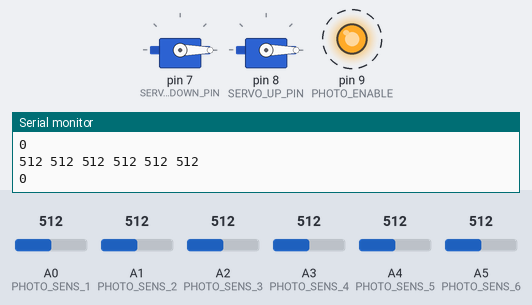
The sketch below on a simulated Arduino Uno, built with avr-gcc and run on an emulated ATmega328P. Shown: 2 × servo, output pins drawn as LEDs (lit = HIGH), the last lines printed to the serial monitor. Dashed ring = blinking. Inputs (shaded band) come from the test bench; at power-on: A0 (PHOTO_SENS_1) = 512, A1 (PHOTO_SENS_2) = 512, A2 (PHOTO_SENS_3) = 512, A3 (PHOTO_SENS_4) = 512, A4 (PHOTO_SENS_5) = 512, A5 (PHOTO_SENS_6) = 512.

Above: at 2.8 s.
2.9 s: A0 (PHOTO_SENS_1) set to 520
At 5.7 s:
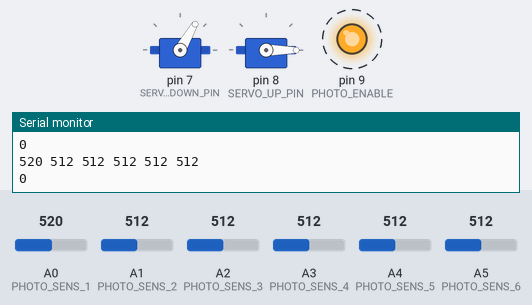
8.9 s: A1 (PHOTO_SENS_2) set to 527
At 11.2 s:
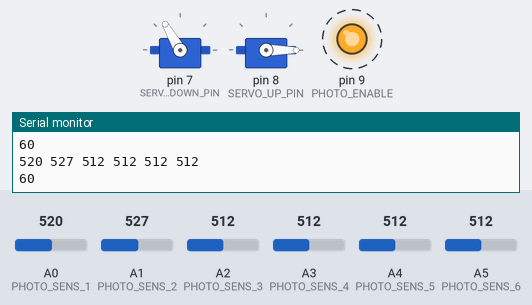
14.9 s: A2 (PHOTO_SENS_3) set to 523
At 17.6 s:
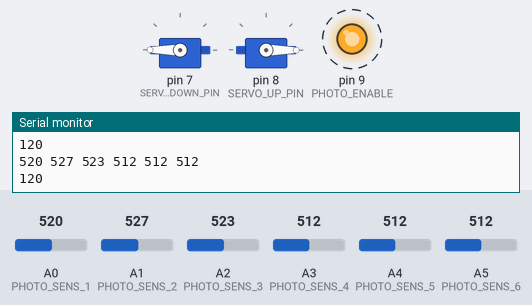
20.9 s: A3 (PHOTO_SENS_4) set to 716
At 23.9 s:
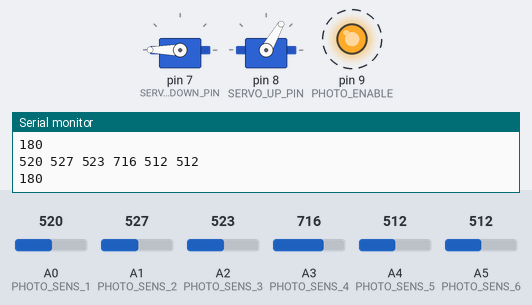
26.9 s: A4 (PHOTO_SENS_5) set to 716
At 29.3 s:
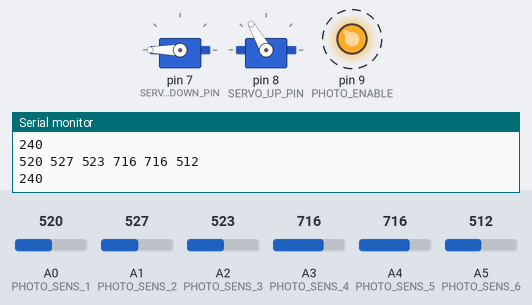
32.9 s: A4 (PHOTO_SENS_5) set to 306
At 35.8 s:
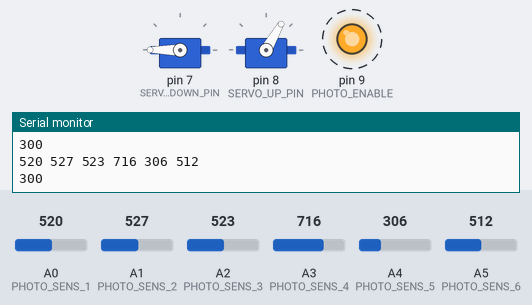
Timing chart, 0 to 39.8 s (numbered marks = the images above; inputs shaded):
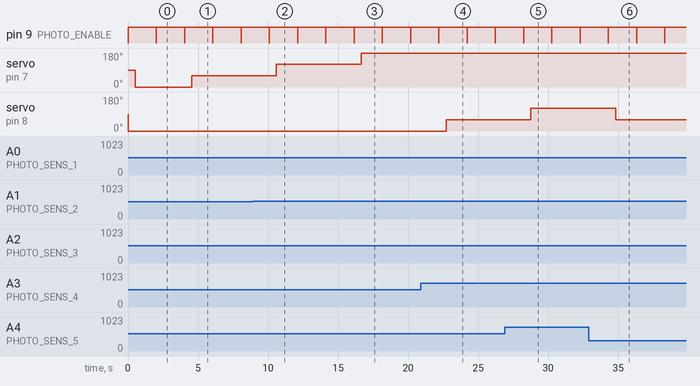

The sketch:

AutoSolarPanel.ino
```cpp
#define PHOTO_SENS_1 A0
#define PHOTO_SENS_2 A1
#define PHOTO_SENS_3 A2
#define PHOTO_SENS_4 A3
#define PHOTO_SENS_5 A4
#define PHOTO_SENS_6 A5

#define PHOTO_ENABLE 9

#define SERVO_DOWN_PIN 7
#define SERVO_UP_PIN 8

int sens_1, sens_2, sens_3, sens_4, sens_5, sens_6;

#include <Servo.h>

Servo servo_down;
Servo servo_up;
int pos_up = 0;
int pos_down = 0;

int need_pos = 0;

void setup() {
 Serial.begin(115200);
pinMode(PHOTO_SENS_1, INPUT_PULLUP);
pinMode(PHOTO_SENS_2, INPUT_PULLUP);
pinMode(PHOTO_SENS_3, INPUT_PULLUP);
pinMode(PHOTO_SENS_4, INPUT_PULLUP);

pinMode(PHOTO_SENS_5, INPUT_PULLUP);
pinMode(PHOTO_SENS_6, INPUT_PULLUP);

pinMode(PHOTO_ENABLE, OUTPUT);
digitalWrite(PHOTO_ENABLE, HIGH);

servo_down.attach(SERVO_DOWN_PIN);
servo_up.attach(SERVO_UP_PIN);
}

void loop() {
 get_sens_data();
debug_print();
calc_pos();
rotate_servo(); // TODO!!! map values,
delay(1000);
}

void rotate_servo()
{
  if(need_pos>180)
  {
    servo_down.write(180);
    delay(500);
    servo_up.write(need_pos-180);
    delay(500);
  }
  else
  {
    servo_up.write(0);
    delay(500);
    servo_down.write(need_pos);
    delay(500);
  }
}

int max_value;

void calc_pos(void)
{
  max_value = max_val(sens_1,sens_2,sens_3,sens_4,sens_5,sens_6);
  if(max_value==sens_1)
  {
    need_pos = 0;
    return;
  }
  if(max_value==sens_2)
  {
    need_pos = 60;
    return;
  }
  if(max_value==sens_3)
  {
    need_pos = 120;
    return;
  }
  if(max_value==sens_4)
  {
    need_pos = 180;
    return;
  }
  if(max_value==sens_5)
  {
    need_pos = 240;
    return;
  }
  if(max_value==sens_6)
  {
    need_pos = 300;
    return;
  }
}

int max_val(int s1, int s2, int s3, int s4, int s5, int s6)
{
  if (s1<=s2 and s1<=s3 and s1<=s4 and s1<=s5 and s1<=s6)
  {
    return s1;
  }
  if (s2<=s1 and s2<=s3 and s2<=s4 and s2<=s5 and s2<=s6)
  {
    return s2;
  }
  if (s3<=s2 and s3<=s1 and s3<=s4 and s3<=s5 and s3<=s6)
  {
    return s3;
  }
  if (s4<=s2 and s4<=s3 and s4<=s1 and s4<=s5 and s4<=s6)
  {
    return s4;
  }
  if (s5<=s2 and s5<=s3 and s5<=s4 and s5<=s1 and s5<=s6)
  {
    return s5;
  }
  if (s6<=s2 and s6<=s3 and s6<=s4 and s6<=s5 and s6<=s1)
  {
    return s6;
  }
}

void get_sens_data(void)
{
digitalWrite(PHOTO_ENABLE, LOW);
delay(15);
sens_1 = analogRead(PHOTO_SENS_1);
sens_2 = analogRead(PHOTO_SENS_2);
sens_3 = analogRead(PHOTO_SENS_3);
sens_4 = analogRead(PHOTO_SENS_4);
sens_5 = analogRead(PHOTO_SENS_5);
sens_6 = analogRead(PHOTO_SENS_6);
digitalWrite(PHOTO_ENABLE, HIGH);
}

void debug_print(void)
{
  Serial.print(sens_1);
Serial.print(" ");
Serial.print(sens_2);
Serial.print(" ");
Serial.print(sens_3);
Serial.print(" ");
Serial.print(sens_4);
Serial.print(" ");
Serial.print(sens_5);
Serial.print(" ");
Serial.print(sens_6);
Serial.println(" ");
Serial.print(need_pos);
Serial.println(" ");
}
```

Measured:
- the behaviour switches between 512 and 513 on A0 (PHOTO_SENS_1) (found by bisection; images 0 and 1)
- the behaviour switches between 512 and 513 on A1 (PHOTO_SENS_2) (found by bisection; images 1 and 2)
- the behaviour switches between 512 and 513 on A2 (PHOTO_SENS_3) (found by bisection; images 2 and 3)
- after the input at 2.9 s, servo on pin 7 (SERVO_DOWN_PIN): 0° → 60° after 1.7 s
- after the input at 8.9 s, servo on pin 7 (SERVO_DOWN_PIN): 60° → 120° after 1.7 s
- after the input at 14.9 s, servo on pin 7 (SERVO_DOWN_PIN): 120° → 180° after 1.8 s
- after the input at 20.9 s, servo on pin 8 (SERVO_UP_PIN): 0° → 60° after 1.8 s
- after the input at 26.9 s, servo on pin 8 (SERVO_UP_PIN): 60° → 120° after 1.9 s
- after the input at 32.9 s, servo on pin 8 (SERVO_UP_PIN): 120° → 60° after 1.9 s
